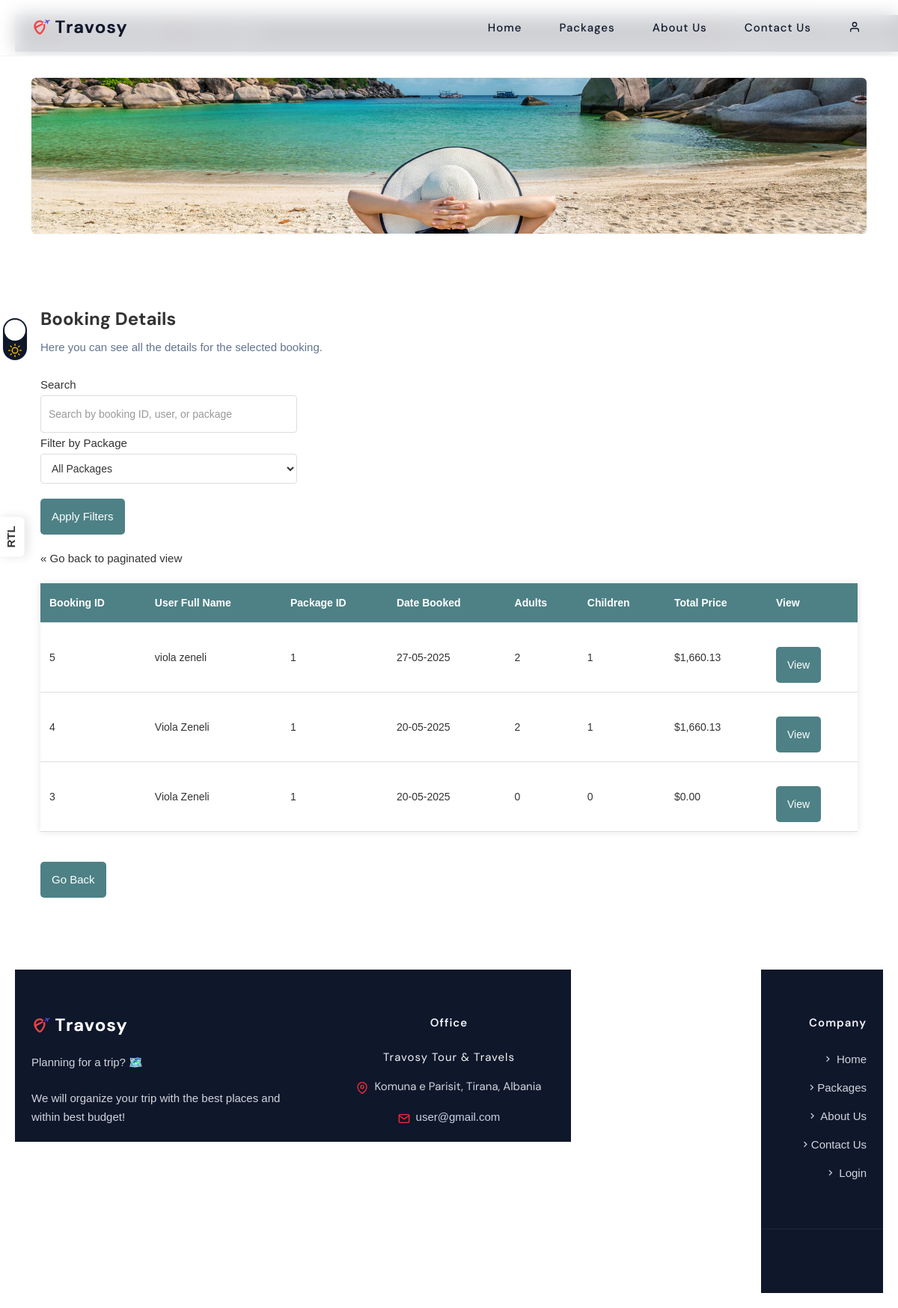
The page /admin/admin-viewBookings.php?all=1 (signed in) on the database its author committed.
### tables this page shows
CREATE TABLE `bookings` (
  `booking_id` int(11) NOT NULL,
  `user_id` int(11) NOT NULL,
  `package_id` int(11) NOT NULL,
  `date_booked` datetime NOT NULL DEFAULT current_timestamp(),
  `personalised_price` decimal(10,2) NOT NULL,
  `nr_adults` int(11) NOT NULL DEFAULT 1,
  `nr_children` int(11) NOT NULL DEFAULT 0
);

### admin/admin-viewBookings.php (the view, shortened to what this page needs)
<?php
  $base_dir = __DIR__ . '/../';
  $static_url = '/Travosy/assets';
  include '../config.php';
  $search = isset($_GET['search']) ? $_GET['search'] : '';
  $package_filter = isset($_GET['package']) ? $_GET['package'] : '';
  $search_sql = mysqli_real_escape_string($conn, $search);
  $package_filter_sql = mysqli_real_escape_string($conn, $package_filter);
  $per_page = 10;
  $page_num = isset($_GET['page']) && is_numeric($_GET['page']) ? $_GET['page'] : 1;
  $start = ($page_num - 1) * $per_page;
  $query = "SELECT b.*, u.first_name, u.last_name, u.email, p.name AS package_name, p.description AS package_description,
            CONCAT(u.first_name, ' ', u.last_name) AS full_name
            FROM bookings b
            LEFT JOIN users u ON b.user_id = u.user_id
            LEFT JOIN packages p ON b.package_id = p.package_id
            WHERE (b.booking_id LIKE '%$search_sql%' OR u.first_name LIKE '%$search_sql%' OR u.last_name LIKE '%$search_sql%' OR p.name LIKE '%$search_sql%')
            AND (b.package_id LIKE '%$package_filter_sql%' OR '' = '$package_filter_sql')
            ORDER BY b.booking_id DESC LIMIT $start, $per_page";
  $result = mysqli_query($conn, $query);
?>
<!DOCTYPE html>
<html lang="en">
<head>
</head>
<body id="body">
  <section class="relative lg:pb-24 pb-16 md:mt-[84px] mt-[70px]">
    <div class="container md:!px-3 !px-0 relative">
      <div class="relative overflow-hidden md:rounded-md shadow-sm dark:white-800 h-52 bg-center bg-no-repeat bg-cover"
        style="background-image: url('<?php echo $static_url; ?>/images/bg/cta.jpg');"></div>
    </div>
    <div class="container relative md:mt-24 mt-16">
      <div class="md:flex justify-center">
        <div class="w-full md:w-4/5 px-3 mt-6 md:mt-0">
          <div class="p-8 rounded-xl shadow-xl dark:white-800 bg-white dark:bg-slate-900 transition-all duration-300">
            <div class="mb-6">
              <h2 class="text-2xl font-bold text-black-800 dark:text-black mb-2">Booking Details</h2>
              <p class="text-slate-500 dark:text-slate-400 text-base leading-relaxed">
                Here you can see all the details for the selected booking.
              </p>
            </div>
            <div class="filter-container">
              <form action="admin-viewBookings.php" method="GET">
                <div>
                  <label for="search">Search</label>
                  <input type="text" id="search" name="search" value="<?php echo htmlspecialchars($search); ?>"
                    placeholder="Search by booking ID, user, or package">
                </div>
                <div>
                  <label for="package">Filter by Package</label>
                  <select id="package" name="package">
                    <option value="">All Packages</option>
                  </select>
                </div>
                <div>
                  <button type="submit" class="btn-add">Apply Filters</button>
                </div>
              </form>
            </div>
            <?php if (isset($_GET['all']) && $_GET['all'] == 1): ?>
              <p><a href="admin-viewBookings.php">&laquo; Go back to paginated view</a></p>
            <?php endif; ?>
            <table>
              <thead>
                <tr>
                  <th>Booking ID</th>
                  <th>User Full Name</th>
                  <th>Package ID</th>
                  <th>Date Booked</th>
                  <th>Adults</th>
                  <th>Children</th>
                  <th>Total Price</th>
                  <th>View</th>
                </tr>
              </thead>
              <tbody>
                <?php while ($row = mysqli_fetch_assoc($result)) { ?>
                  <tr>
                    <td><?php echo $row['booking_id']; ?></td>
                    <td><?php echo $row['full_name']; ?></td>
                    <td><?php echo $row['package_id']; ?></td>
                    <td><?php echo date("d-m-Y", strtotime($row['date_booked'])); ?></td>
                    <td><?php echo $row['nr_adults']; ?></td>
                    <td><?php echo $row['nr_children']; ?></td>
                    <td>$<?php echo number_format($row['personalised_price'], 2); ?></td>
                    <td><a href="view-booking-details.php?id=<?php echo $row['booking_id']; ?>" class="btn-add">View</a></td>
                  </tr>
                <?php } ?>
              </tbody>
            </table>
            <a class="btn-add" href="admin-dashboard.php">Go Back</a>
          </div>
        </div>
      </div>
    </div>
  </section>
</body>
</html>
<?php
include $base_dir . 'Base/style/base-user.php';
?>

### admin/admin-viewBookings.php (style rules this page uses)
body { font-family: Arial, sans-serif; margin: 0; padding: 20px; background-color: #3#1e293b; color: #333; }
table { width: 100%; border-collapse: collapse; margin: 20px 0; box-shadow: 0 0 10px rgba(0, 0, 0, 0.1); }
th, td { padding: 12px; text-align: left; border-bottom: 1px solid #ddd; font-size: 14px; white-space: nowrap; text-overflow: ellipsis; overflow: hidden; }
th { background-color: rgba(24, 92, 97, 0.77); color: white; }
td { color: #333; }
.filter-container { display: flex; justify-content: space-between; margin-bottom: 20px; }
.filter-container div { flex: 1; margin-right: 10px; }
#search, #package { padding: 10px; border-radius: 4px; border: 1px solid #ddd; font-size: 14px; width: 100%; background-color: #fff; }
.btn-add { display: inline-block; padding: 10px 15px; background-color: rgba(24, 92, 97, 0.77); color: white; border-radius: 5px; text-decoration: none; margin-top: 20px; }

### rows shown on the page
bookings: booking_id "5", full_name "viola zeneli", package "1", date_booked "27-05-2025", nr_adults "2", nr_children "1", personalised_price "1,660.13"
bookings: booking_id "4", full_name "Viola Zeneli", package "1", date_booked "20-05-2025", nr_adults "2", nr_children "1", personalised_price "1,660.13"
bookings: booking_id "3", full_name "Viola Zeneli", package "1", date_booked "20-05-2025", nr_adults "0", nr_children "0", personalised_price "0.00"
